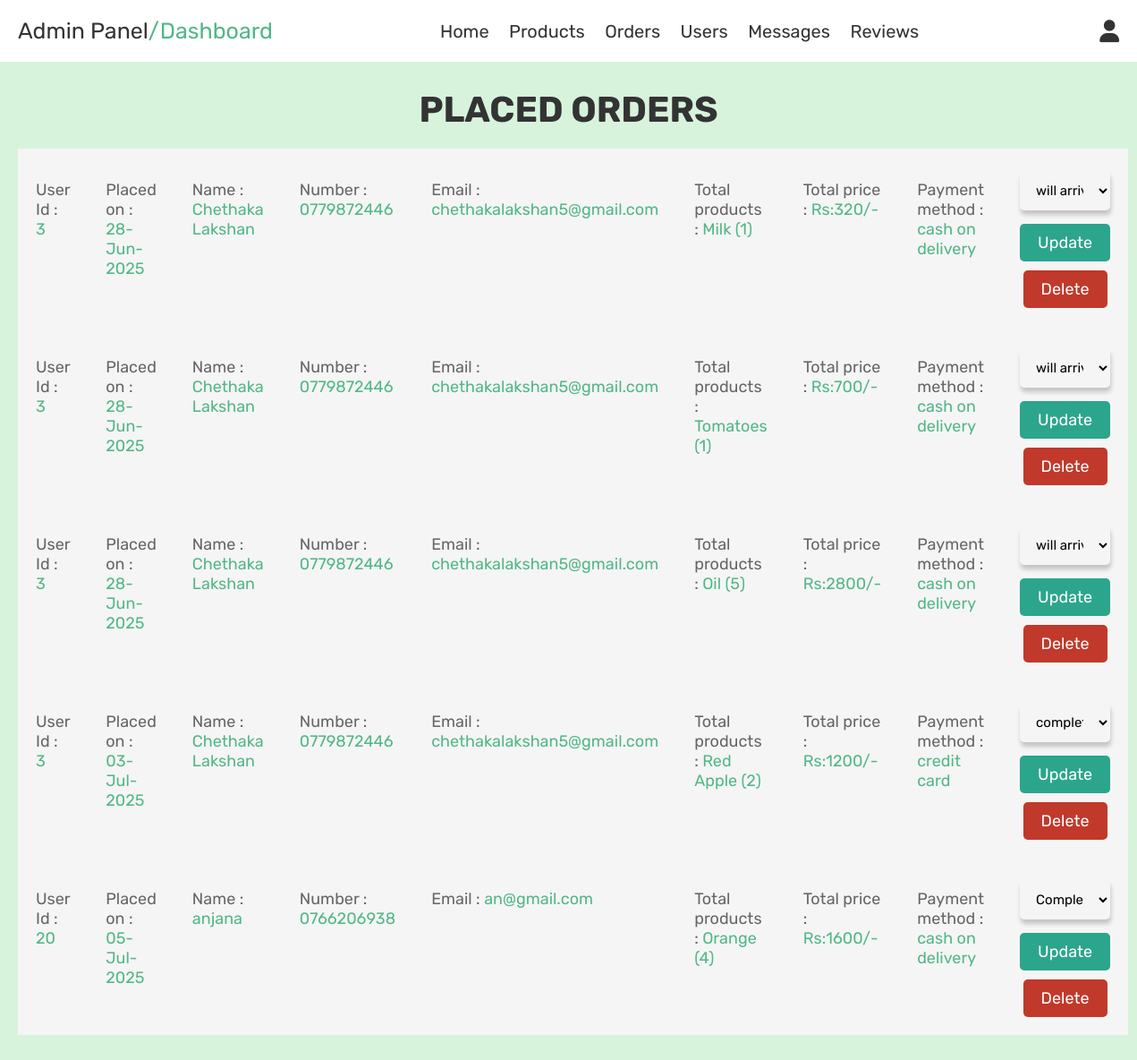
Page /admin_orders.php (signed in) on the earlier database version.
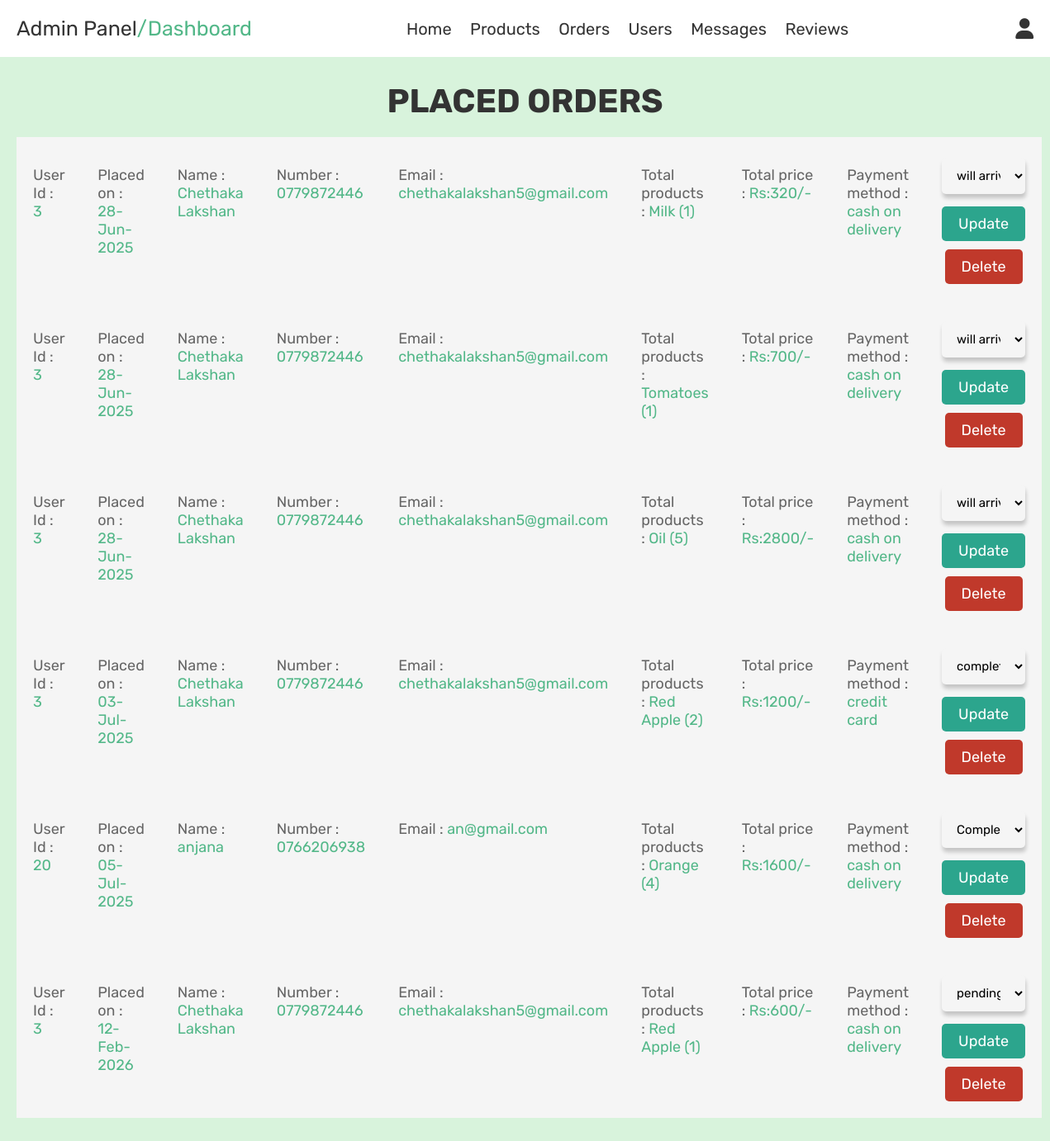
Same page on the later database version.
### tables this page shows
CREATE TABLE `orders` (
  `id` int(100) NOT NULL,
  `user_id` int(100) NOT NULL,
  `name` varchar(100) NOT NULL,
  `number` varchar(12) NOT NULL,
  `email` varchar(100) NOT NULL,
  `method` varchar(50) NOT NULL,
  `total_products` varchar(1000) NOT NULL,
  `total_price` int(100) NOT NULL,
  `placed_on` varchar(50) NOT NULL,
  `payment_status` varchar(20) NOT NULL DEFAULT 'pending'
);

### admin_orders.php (the view, shortened to what this page needs)
<?php
include 'config.php';
?>
<!DOCTYPE html>
<html lang="en">
<head>
    <link rel="stylesheet" href="https://cdnjs.cloudflare.com/ajax/libs/font-awesome/6.0.0/css/all.min.css">
    <link rel="stylesheet" href="css/admin_style.css">
</head>
<body>
    <?php include 'admin_header.php'; ?>
    <section class="orders">
        <h1 class="title">placed orders</h1>
        <div class="box-container">
            <?php
            $select_orders = mysqli_query($conn, "SELECT * FROM `orders`") or die('query failed');
            if (mysqli_num_rows($select_orders) > 0) {
                while ($fetch_orders = mysqli_fetch_assoc($select_orders)) {
            ?>
                    <div class="box">
                        <p> User Id : <span><?php echo $fetch_orders['user_id']; ?></span> </p>
                        <p> Placed on : <span> <?php echo $fetch_orders['placed_on']; ?></span> </p>
                        <p> Name : <span><?php echo $fetch_orders['name']; ?></span> </p>
                        <p> Number : <span><?php echo $fetch_orders['number']; ?></span> </p>
                        <p> Email : <span><?php echo $fetch_orders['email']; ?></span> </p>
                        <p> Total products : <span><?php echo $fetch_orders['total_products']; ?></span> </p>
                        <p> Total price : <span>Rs:<?php echo $fetch_orders['total_price']; ?>/-</span> </p>
                        <p> Payment method : <span><?php echo $fetch_orders['method']; ?></span> </p>
                        <form action="" method="post">
                            <select name="update_payment">
                                <option value="" selected disabled><?php echo $fetch_orders['payment_status']; ?></option>
                            </select>
                            <input type="submit" value="update" name="update_order" class="option-btn">
                            <a href="admin_orders.php?delete=<?php echo $fetch_orders['id']; ?>" onclick="return confirm('delete this order?');" class="delete-btn">Delete</a>
                        </form>
                    </div>
            <?php
                }
            } else {
                echo '<p class="empty">No orders placed yet!</p>';
            }
            ?>
        </div>
    </section>
</body>
</html>

Differences in the rows shown:
added orders: user "3", placed_on "12-Feb-2026", name "Chethaka Lakshan", number "0779872446", email "chethakalakshan5@gmail.com", total_products "Red Apple (1)", total_price "600", method "cash on delivery", update_payment "pending"
